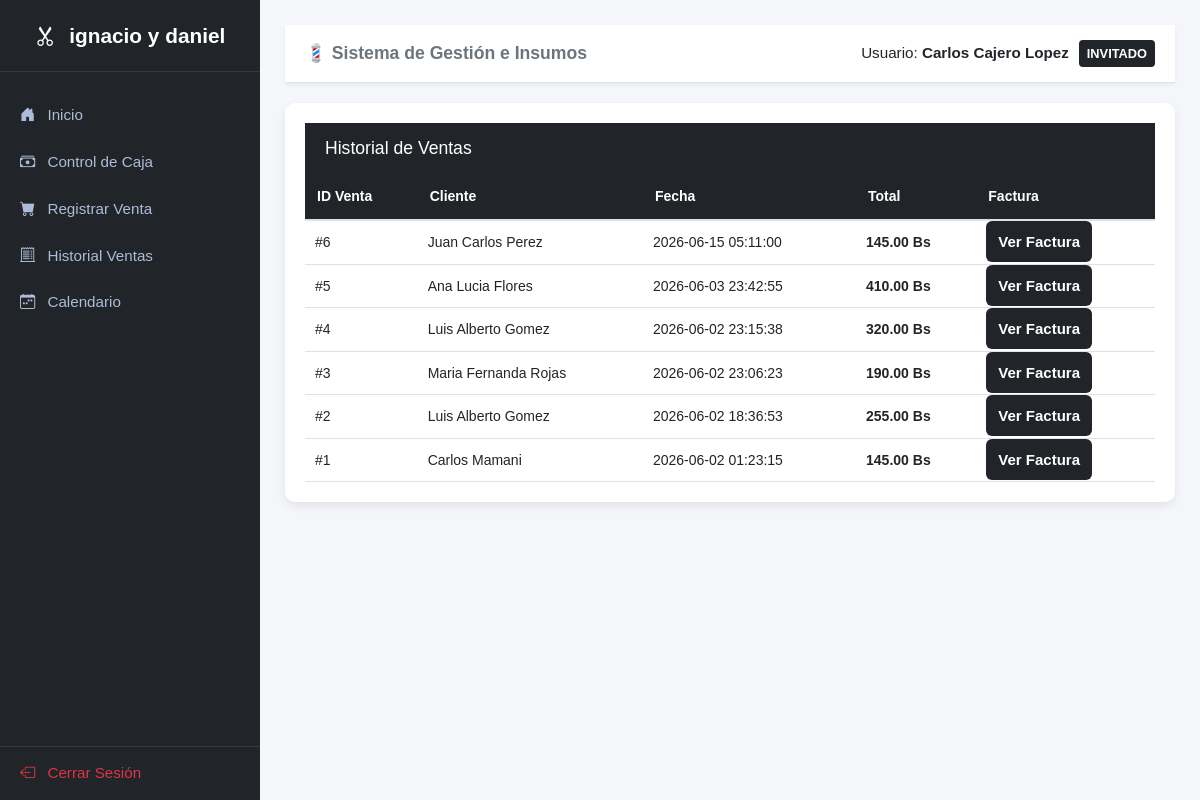
Page /views/reporte_ventas.php (signed in) on the committed database.
### tables this page shows
CREATE TABLE `ventas` (
  `id_venta` int(11) NOT NULL,
  `id_caja` int(11) NOT NULL,
  `id_cliente` int(11) NOT NULL,
  `fecha_transaccion` timestamp NOT NULL DEFAULT current_timestamp(),
  `metodo_pago` varchar(20) NOT NULL,
  `total_pagado_bob` decimal(10,2) NOT NULL DEFAULT 0.00
);

CREATE TABLE `clientes` (
  `id_cliente` int(11) NOT NULL,
  `id_genero` int(11) NOT NULL,
  `nombre_completo` varchar(100) NOT NULL,
  `celular` varchar(15) NOT NULL,
  `correo` varchar(100) DEFAULT NULL,
  `fecha_registro` date DEFAULT NULL,
  `observaciones_tecnicas` text DEFAULT NULL
);

### views/reporte_ventas.php (the view, shortened to what this page needs)
<?php
$database = new Database();
$db = $database->getConnection();
$sql = "
    SELECT
        v.id_venta,
        v.fecha_transaccion,
        v.total_pagado_bob,
        c.nombre_completo
    FROM ventas v
    INNER JOIN clientes c
    ON v.id_cliente = c.id_cliente
    ORDER BY v.id_venta DESC
";
$stmt = $db->prepare($sql);
$stmt->execute();
$ventas = $stmt->fetchAll(PDO::FETCH_ASSOC);
include __DIR__ . '/layouts/header.php';
?>
<div class="PANEL">
    <?php include __DIR__ . '/layouts/sidebar.php'; ?>
    <div class="CONTENIDO">
        <?php include __DIR__ . '/layouts/navbar.php'; ?>
        <div class="BLOQUE">
            <div class="HEADER">
                <h2>
                    Historial de Ventas
                </h2>
            </div>
            <table class="TABLA">
                <thead>
                    <tr>
                        <th>ID Venta</th>
                        <th>Cliente</th>
                        <th>Fecha</th>
                        <th>Total</th>
                        <th>Factura</th>
                    </tr>
                </thead>
                <tbody>
                    <?php foreach($ventas as $v): ?>
                        <tr>
                            <td>
                                #<?php echo $v['id_venta']; ?>
                            </td>
                            <td>
                                <?php echo htmlspecialchars($v['nombre_completo']); ?>
                            </td>
                            <td>
                                <?php echo $v['fecha_transaccion']; ?>
                            </td>
                            <td>
                                <strong>
                                    <?php echo number_format($v['total_pagado_bob'],2); ?> Bs
                                </strong>
                            </td>
                            <td>
                                <a
                                    class="BTN"
                                    href="factura.php?id_venta=<?php echo $v['id_venta']; ?>">
                                    Ver Factura
                                </a>
                            </td>
                        </tr>
                    <?php endforeach; ?>
                </tbody>
            </table>
        </div>
    </div>
</div>
<?php include __DIR__ . '/layouts/footer.php'; ?>

### public/css/css_opciones/agenda.css (style rules this page uses)
.CONTENIDO { flex-grow:1; padding:25px; }
.BLOQUE { background:white; border-radius:10px; box-shadow:0 4px 10px rgba(0,0,0,0.08); overflow:hidden; }
.HEADER { background:#212529; color:white; padding:15px 20px; }
.HEADER h2 { margin:0; font-size:1.1rem; }
.BTN { width:100%; border:none; background:#198754; color:white; padding:12px; border-radius:6px; font-size:15px; font-weight:bold; cursor:pointer; }
.TABLA { width:100%; border-collapse:collapse; }
.TABLA th { background:#f8f9fa; padding:12px; text-align:left; border-bottom:2px solid #dee2e6; }
.TABLA td { padding:12px; border-bottom:1px solid #dee2e6; }

### public/css/css_opciones/reporte_ventas.css (style rules this page uses)
.PANEL { display:flex; min-height:100vh; background:#f4f6f9; }
.CONTENIDO { flex-grow:1; padding:25px; }
.BLOQUE { background:white; border-radius:10px; box-shadow:0 0 10px rgba(0,0,0,0.08); overflow:hidden; }
.HEADER { background:#212529; color:white; padding:15px 20px; }
.TABLA { width:100%; border-collapse:collapse; }
.TABLA th { background:#f8f9fa; padding:12px; text-align:left; }
.TABLA td { padding:12px; border-top:1px solid #dee2e6; }
.BTN { background:#198754; color:white; padding:8px 12px; border-radius:5px; text-decoration:none; font-size:14px; }

### public/css/css_opciones/factura.css (style rules this page uses)
body { background:#f5f5f5; font-family:Arial, Helvetica, sans-serif; }
table { width:100%; border-collapse:collapse; font-size:14px; }
table th, table td { padding:6px; }
table th { border-bottom:1px solid #ccc; }
.BTN { width:100%; background:#212529; color:white; border:none; padding:12px; margin-top:20px; border-radius:6px; font-size:15px; cursor:pointer; }

### public/css/css_opciones/reporte_servicios.css (style rules this page uses)
.BLOQUE { background:white; border-radius:10px; padding:20px; box-shadow:0 4px 10px rgba(0,0,0,.08); }
.TABLA { width:100%; border-collapse:collapse; }
.TABLA th { background:#212529; color:white; padding:12px; }
.TABLA td { padding:10px; border-bottom:1px solid #dee2e6; }

### rows in the picture
ventas: id_venta "6", id_cliente.nombre_completo "Juan Carlos Perez", fecha_transaccion "2026-06-15 05:11:00", total_pagado_bob "145.00"
ventas: id_venta "5", id_cliente.nombre_completo "Ana Lucia Flores", fecha_transaccion "2026-06-03 23:42:55", total_pagado_bob "410.00"
ventas: id_venta "4", id_cliente.nombre_completo "Luis Alberto Gomez", fecha_transaccion "2026-06-02 23:15:38", total_pagado_bob "320.00"
ventas: id_venta "3", id_cliente.nombre_completo "Maria Fernanda Rojas", fecha_transaccion "2026-06-02 23:06:23", total_pagado_bob "190.00"
ventas: id_venta "2", id_cliente.nombre_completo "Luis Alberto Gomez", fecha_transaccion "2026-06-02 18:36:53", total_pagado_bob "255.00"
ventas: id_venta "1", id_cliente.nombre_completo "Carlos Mamani", fecha_transaccion "2026-06-02 01:23:15", total_pagado_bob "145.00"

### other values in the picture
$_SESSION['nombre'] "Carlos Cajero Lopez"
$_SESSION['rol'] "INVITADO"
